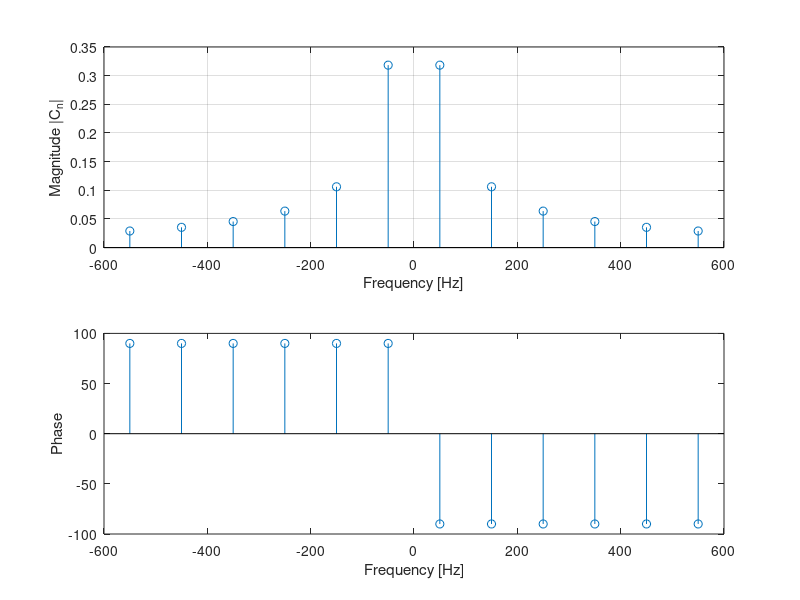

The MATLAB source for this figure:
T = 0.02;
f0=1/T;
w0=2*pi/T;
N=11;

n=-N:2:N;
fn=n*f0;
M=abs(1./(n*pi));
pha=zeros(1,N+1);


for i=1 : N+1
    if n(i)<0
        pha(i)=90;
    else
        pha(i)=-90;
    end
end

figure
subplot(211);
stem(fn, M)
grid
xlabel('Frequency [Hz]');
ylabel('Magnitude |C_n|');

subplot(212);
stem(fn, pha)
grid
xlabel('Frequency [Hz]');
ylabel('Phase');
grid; 